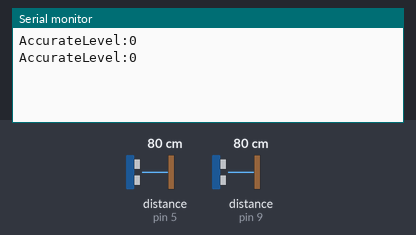
Recording of a sketch running on a simulated Arduino Uno, built with avr-gcc and run on an emulated ATmega328P. On the bench: the last lines printed to the serial monitor. Wiring (inferred from the names in the program): 2 × ultrasonic range finder: trigger pin 6, echo pin 5 / trigger pin 10, echo pin 9. Inputs (shaded band) come from the test bench; at power-on: distance to the obstacle (sensors on pin 5, pin 9) 80 cm. The echo pulse lasts 58.3 µs per cm.

Above: at 1.8 s.
1.9 s: distance to the obstacle (sensor on pin 5) set to 2 cm
At 2.5 s:
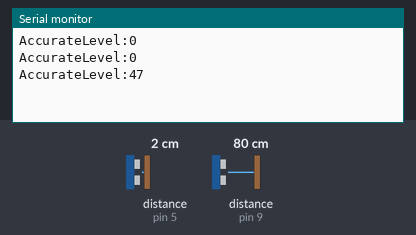
3.4 s: distance to the obstacle (sensor on pin 9) set to 2 cm
At 4.7 s:
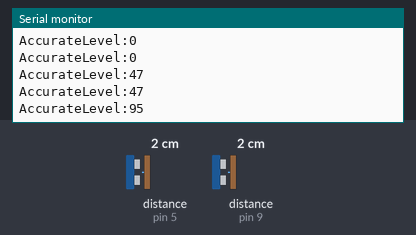
4.9 s: distance to the obstacle (sensor on pin 5) set to 4 cm
At 5.8 s:
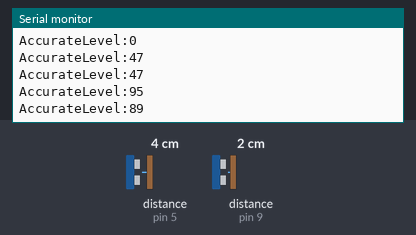
6.4 s: distance to the obstacle (sensor on pin 9) set to 4 cm
At 7.9 s:
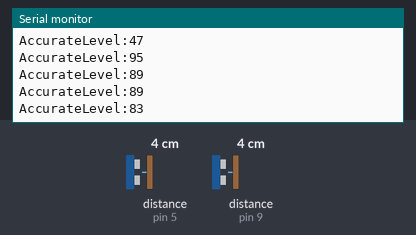
Timing chart, 0 to 8.9 s (numbered marks = the images above; inputs shaded):
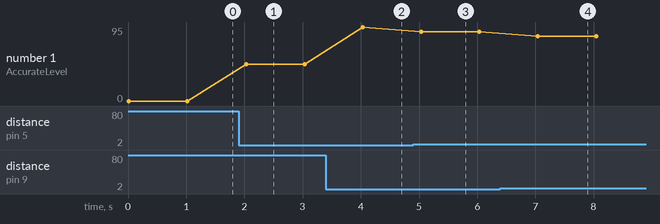

The sketch:

trash_monitor.ino
```cpp
// Sensor A Pins
#define trigPinA 10
#define echoPinA 9

// Sensor B Pins
#define trigPinB 6
#define echoPinB 5

void setup() {
  Serial.begin(9600);

  // Sensor A
  pinMode(trigPinA, OUTPUT);
  pinMode(echoPinA, INPUT);

  // Sensor B
  pinMode(trigPinB, OUTPUT);
  pinMode(echoPinB, INPUT);
}

void loop() {
  int levelA = readLevel(trigPinA, echoPinA);
  int levelB = readLevel(trigPinB, echoPinB);

  // Average the two readings
  int averageLevel = (levelA + levelB) / 2;

  Serial.print("AccurateLevel:");
  Serial.println(averageLevel);

  delay(1000); // 1 seconds delay
}

// Function to calculate distance and map to level
int readLevel(int trigPin, int echoPin) {
  long duration, distance;

  digitalWrite(trigPin, LOW);
  delayMicroseconds(2);

  digitalWrite(trigPin, HIGH);
  delayMicroseconds(10);
  digitalWrite(trigPin, LOW);

  duration = pulseIn(echoPin, HIGH);
  distance = duration * 0.034 / 2; // Convert to cm

  int level = map(distance, 0, 17, 100, 0); // Full = 0cm, Empty = 50cm
  return constrain(level, 0, 100);
}
```

Measured:
- after the input at 1.9 s, the serial monitor: prints a new line after 0.13 s (image 1)
- after the input at 3.4 s, the serial monitor: prints a new line after 0.64 s (image 2)
- after the input at 4.9 s, the serial monitor: prints a new line after 0.14 s (image 3)
- after the input at 6.4 s, the serial monitor: prints a new line after 0.64 s (image 4)
- plotted number 1: 0 → 47 after the input at 1.9 s, 47 → 95 after the input at 3.4 s, 95 → 89 after the input at 4.9 s, 89 → 83 after the input at 6.4 s
